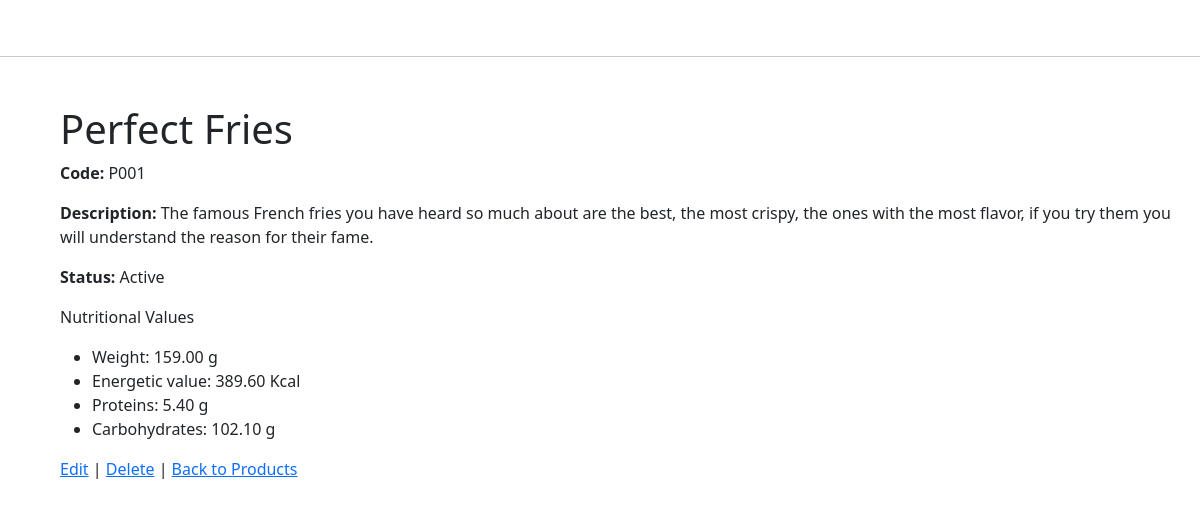
The page /products/1/ on the database as committed earlier.
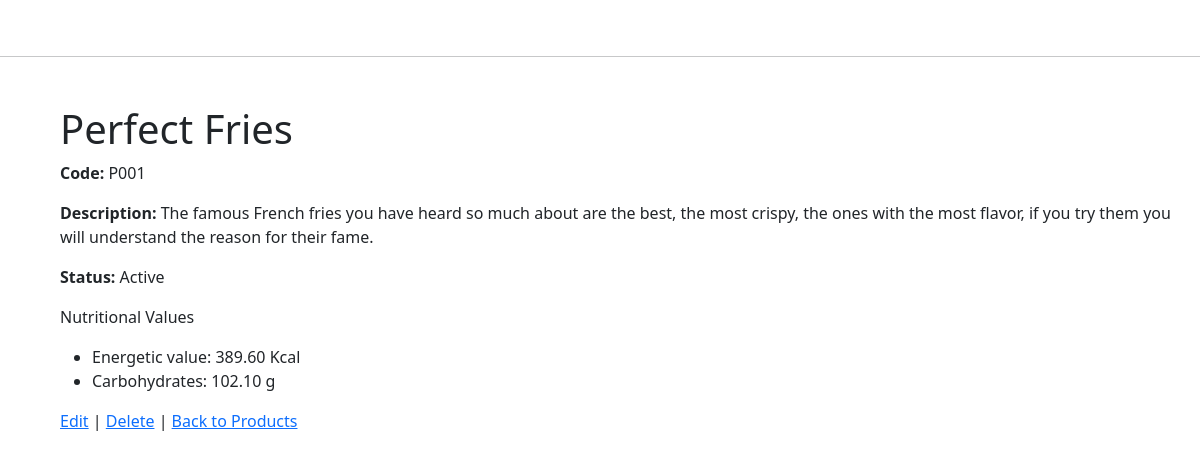
The same page on the database as committed later.
### products/models.py (models this page shows, shortened)
class ProductNutritionalValue(models.Model):
    product = models.ForeignKey(
        'Product',
        on_delete=models.CASCADE,
        related_name='nutritional_values',
        verbose_name=_("Product"),
    )
    nutritional_info = models.ForeignKey(
        'NutritionalInformation',
        on_delete=models.CASCADE,
        verbose_name=_("Nutritional Information"),
    )
    value = models.DecimalField(
        max_digits=10,
        decimal_places=2,
        verbose_name=_("Value"),
        help_text=_("Nutritional value per 100g/ml"),
    )
    class Meta:
        unique_together = ("product", "nutritional_info")
        verbose_name = _("Product Nutritional Value")
        verbose_name_plural = _("Product Nutritional Values")

class NutritionalInformation(models.Model):
    name = models.CharField(
        max_length=100,
        verbose_name=_("Name"),
        help_text=_("Name of the nutritional element"),
        unique=True,
    )
    unit = models.CharField(
        max_length=50,
        verbose_name=_("Unit"),
        help_text=_("Unit of measurement (e.g. g, mg, kcal)"),
    )
    class Meta:
        verbose_name = _("Nutritional Information")
        verbose_name_plural = _("Nutritional Information")

### products/views.py (the view)
class ProductDetailView(DetailView):
    model = Product
    template_name = 'products/product_detail.html'
    context_object_name = 'product'

### products/templates/products/product_detail.html
{% extends "base.html" %}
{% block content %}
<h1>{{ product.name }}</h1>
<p><strong>Code:</strong> {{ product.code }}</p>
<p><strong>Description:</strong> {{ product.description }}</p>
<p><strong>Status:</strong> {{ product.is_active|yesno:"Active,Inactive" }}</p>
<p>Nutritional Values</p>
{% if product.nutritional_values.all %}
    <ul>
    {% for nv in product.nutritional_values.all %}
        <li>{{ nv.nutritional_info.name }}: {{ nv.value }} {{ nv.nutritional_info.unit }}</li>
    {% endfor %}
    </ul>
{% else %}
    <p>No nutritional values available.</p>
{% endif %}
<p>
    <a href="{% url 'product-edit' product.pk %}">Edit</a> |
    <a href="{% url 'product-delete' product.pk %}">Delete</a> |
    <a href="{% url 'product-list' %}">Back to Products</a>
</p>
{% endblock %}

Rows that differ between the two databases and show on the page:
removed ProductNutritionalValue: nutritional_info.name "Weight", value "159.00", nutritional_info.unit "g"
removed ProductNutritionalValue: nutritional_info.name "Proteins", value "5.40", nutritional_info.unit "g"
